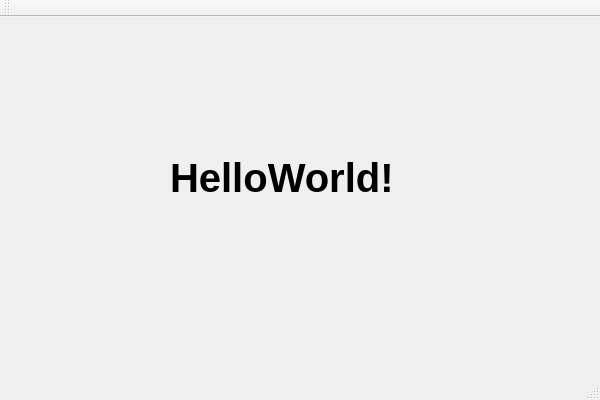
<?xml version="1.0" encoding="UTF-8"?>
<ui version="4.0">
 <class>QtHelloWorldClass</class>
 <widget class="QMainWindow" name="QtHelloWorldClass">
  <property name="geometry">
   <rect>
    <x>0</x>
    <y>0</y>
    <width>600</width>
    <height>400</height>
   </rect>
  </property>
  <property name="windowTitle">
   <string>QtHelloWorld</string>
  </property>
  <widget class="QWidget" name="centralWidget">
   <widget class="QLabel" name="label">
    <property name="geometry">
     <rect>
      <x>170</x>
      <y>90</y>
      <width>251</width>
      <height>141</height>
     </rect>
    </property>
    <property name="font">
     <font>
      <pointsize>30</pointsize>
      <bold>true</bold>
      <kerning>true</kerning>
     </font>
    </property>
    <property name="text">
     <string>HelloWorld!</string>
    </property>
   </widget>
  </widget>
  <widget class="QMenuBar" name="menuBar">
   <property name="geometry">
    <rect>
     <x>0</x>
     <y>0</y>
     <width>600</width>
     <height>22</height>
    </rect>
   </property>
  </widget>
  <widget class="QToolBar" name="mainToolBar">
   <attribute name="toolBarArea">
    <enum>TopToolBarArea</enum>
   </attribute>
   <attribute name="toolBarBreak">
    <bool>false</bool>
   </attribute>
  </widget>
  <widget class="QStatusBar" name="statusBar"/>
 </widget>
 <layoutdefault spacing="6" margin="11"/>
 <resources>
  <include location="QtHelloWorld.qrc"/>
 </resources>
 <connections/>
</ui>
